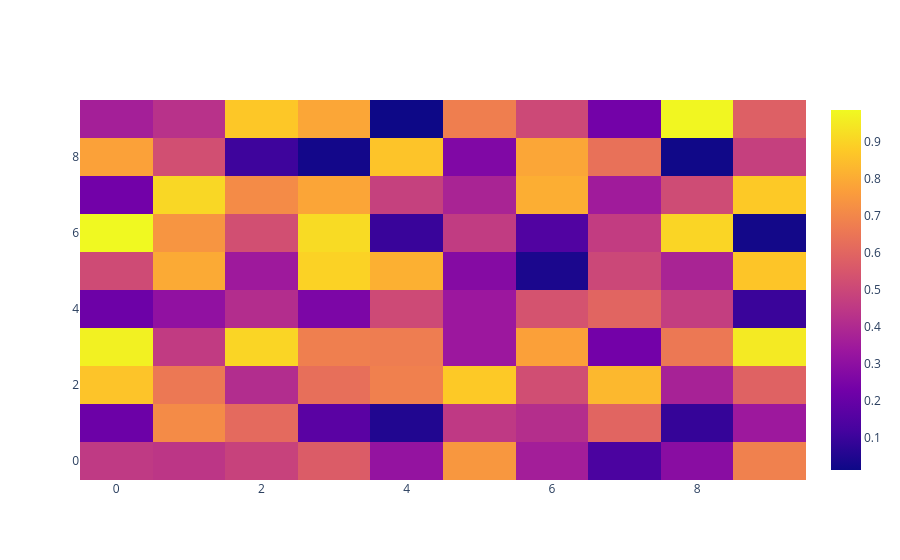

The notebook cell saved with this chart:
### Code cell
# heatmap in Plotly

data = np.random.rand(10, 10)
heatmap = go.Heatmap(z=data)
fig = go.Figure(data=heatmap)
fig.show()
